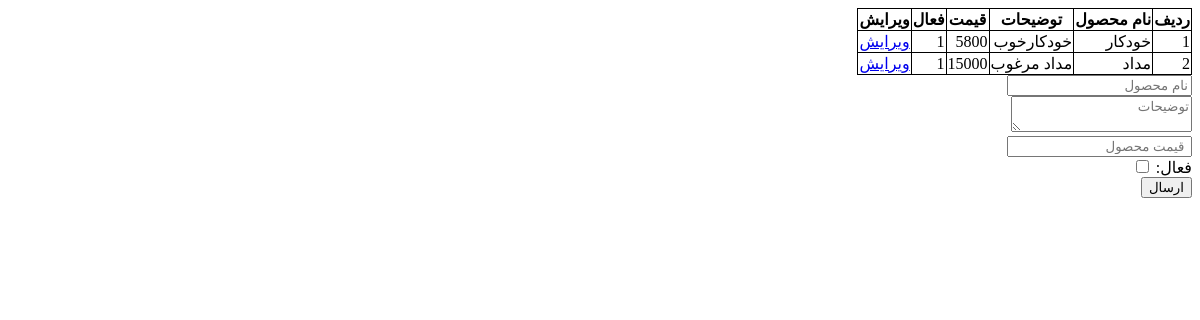
Before: /admin/dashboard/products (signed in) with the older database file.
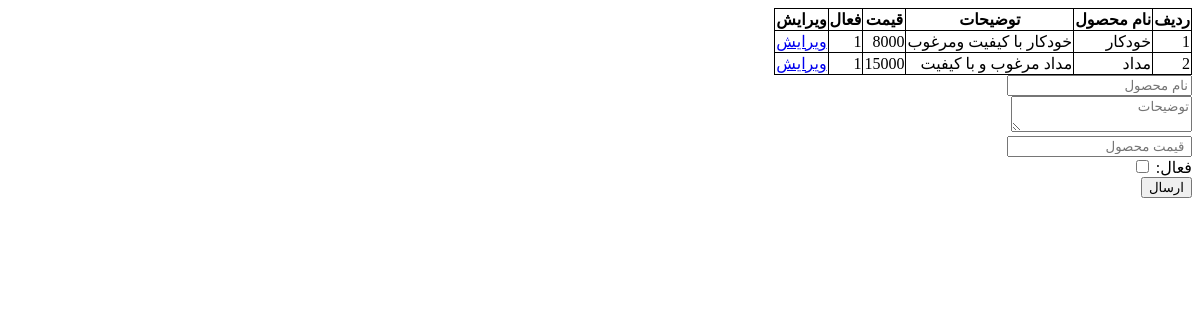
After: the same page with the newer database file.
### models/product.py (models this page shows)
class Product(db.Model):
    __tablename__ = 'products'
    id = Column(Integer, primary_key=True,index=True)
    name = Column(String(50), unique=True ,nullable=False,index=True)
    description = Column(String(120), nullable=False,index=True)
    price = Column(String(11), nullable=False,index=True)
    active= Column(Integer, nullable=False,index=True)

### blueprint/admin.py (the view, shortened to what this page needs)
@app.route('/admin/dashboard/products', methods=["GET","POST"])
def product():
    if request.method == "GET":
       products = Product.query.all()
       return render_template("admin/products.html",products=products)

### blueprint/admin.py (called while the page is built)
@app.before_request
def before_request():
    if  session.get('admin_login', None) is None and request.endpoint != 'admin.login' :
        abort(403)

### templates/admin/products.html (shortened to what this page needs)
{% extends 'base.html' %}
{% block body %}
    <table>
    <tr>
        <th>ردیف</th>
        <th>نام محصول</th>
        <th>توضیحات</th>
        <th>قیمت</th>
        <th>فعال</th>
        <th>ویرایش</th>
    </tr>
    {% for p in products %}
        <tr>
        <td>{{p.id}}</td>
        <td>{{p.name}}</td>
        <td>{{p.description}}</td>
        <td>{{p.price}}</td>
        <td>{{p.active}}</td>
            <td><a href="/admin/dashboard/edit-product/{{p.id}}">ویرایش</a></td>
        </tr>
    {% endfor %}
    </table>
    <form action="#" method="post">
        <label>
            <input type="text" name="name" placeholder="نام محصول"><br>
        </label>
        <label>
            <textarea name="description" placeholder="توضیحات"></textarea><br>
        </label>
        <label>
            <input type="number" name="price" placeholder=" قیمت محصول"><br>
        </label>
    <label>فعال:</label><label>
        <input type="checkbox" value="1" name="active">
    </label><br>
    <input type="submit" value="ارسال">
    </form>
{% endblock %}

### templates/base.html (shortened to what this page needs)
<!DOCTYPE html>
<html lang="fa" dir="rtl">
<head>
</head>
<body>
{% block body %}{% endblock %}
</body>
</html>

### templates/admin/products.html (style rules this page uses)
table,td,th { border: 1px solid black; border-collapse: collapse; }

Changed rows visible on the page:
changed Product "خودکار": description "خودکارخوب" → "خودکار با کیفیت ومرغوب"; price "5800" → "8000"
changed Product "مداد": description "مداد مرغوب" → "مداد مرغوب و با کیفیت"
